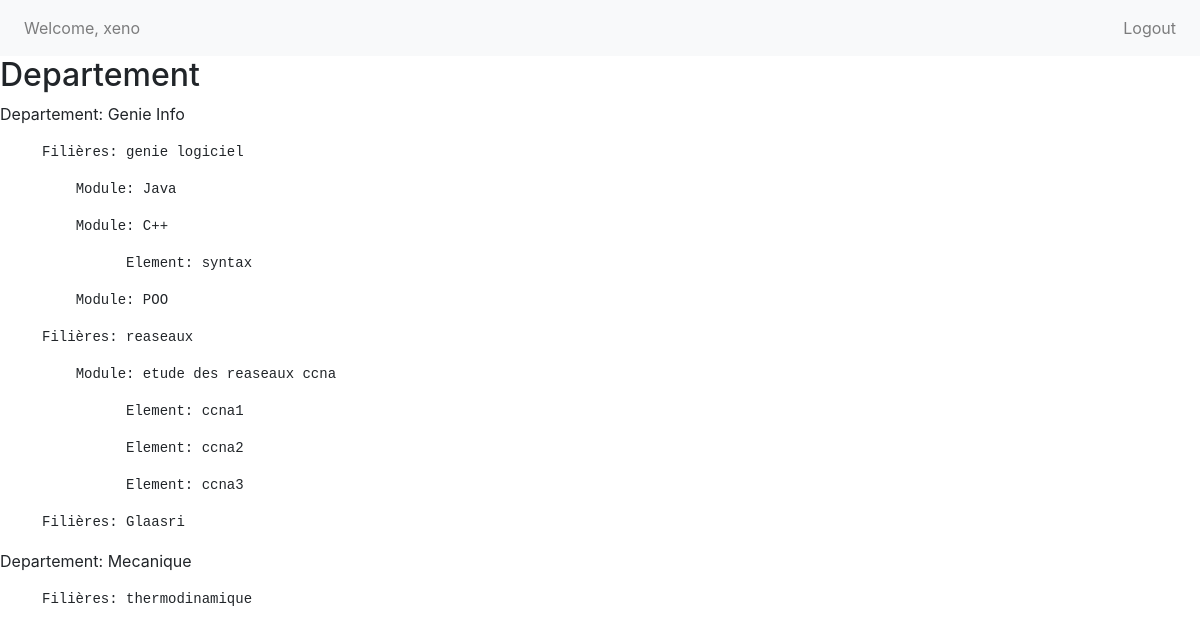
Page / (signed in) on the earlier database version.
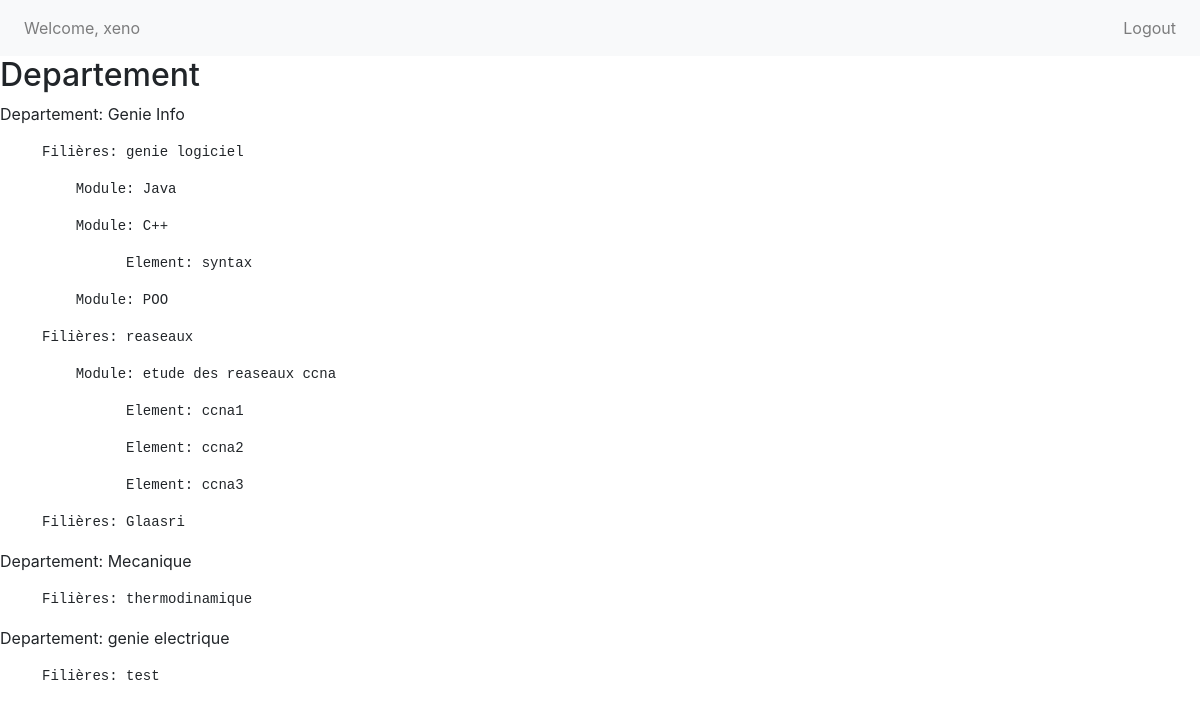
Same page on the later database version.
### PartieAdmin/models.py (models this page shows)
class Departement(models.Model):
    nom = models.CharField(max_length=100)
    def __str__(self):
        return self.nom

class Filiere(models.Model):
    nom = models.CharField(max_length=100)
    departement = models.ForeignKey(Departement, on_delete=models.CASCADE ,related_name='filiers')
    def __str__(self):
        return self.nom

class Module(models.Model):
    nom = models.CharField(max_length=100)
    filiere = models.ForeignKey(Filiere, on_delete=models.CASCADE ,related_name='modules')
    def __str__(self):
        return self.nom

class Element(models.Model):
    nom = models.CharField(max_length=100)
    module = models.ForeignKey(Module, on_delete=models.CASCADE ,related_name='elements')
    def __str__(self):
        return self.nom

### PartieAdmin/views.py (the view)
# urls.py: path('', views.home, name='home'),
@login_required(login_url='PartieAdmin:login')
def home(request):
    departements = Departement.objects.all()
    context = {'departements': departements}
    return render(request, 'PartieAdmin/home.html', context)

### templates/PartieAdmin/home.html (shortened to what this page needs)
{% extends 'PartieAdmin/base.html' %}
{% block sidebar %}
        {% include 'PartieAdmin/navbar.html' %}
{% endblock %}
{% block content %}
 <h2>Departement</h2>
    {% for departement in departements %}
    <p>Departement: {{ departement }}</p>
        {% for filier in departement.filiers.all %}
            <pre>     Filières: {{ filier }}</pre>
                {% for module in filier.modules.all %}
                <pre>         Module: {{ module }}</pre>
                    {% for element in module.elements.all %}
                        <pre>               Element: {{ element }}</pre>
                    {% endfor %}
                {% endfor %}
        {% endfor %}
    {% endfor %}
{% endblock %}

### templates/PartieAdmin/base.html (shortened to what this page needs)
<!DOCTYPE html>
<html lang="en">
<head>
    <link rel="stylesheet" href="https://cdn.jsdelivr.net/npm/bootstrap@4.3.1/dist/css/bootstrap.min.css">
</head>
<body class="h-100">
{% block sidebar %} {{ sidebar }} {% endblock %}
{% block content %} {{ content }} {% endblock %}
</body>
</html>

### templates/PartieAdmin/navbar.html (shortened to what this page needs)
<nav class="navbar navbar-expand-lg navbar-light bg-light">
    <div class="collapse navbar-collapse " id="navbarText">
    <ul class="navbar-nav mr-auto d-flex justify-content-between w-100">
      {% if user.is_authenticated %}
      <li class="nav-item">
        <a class="nav-link" href="">Welcome, {{user.username}}</a>
      </li>
            <li class="nav-item">
            <a class="nav-link" href="/logout">Logout</a>
          </li>
      {% else %}
      <li class="nav-item">
        <a class="nav-link" href="/login">Login</a>
      </li>
      {% endif %}
    </ul>
  </div>
</nav>

Differences in the rows shown:
added Departement: nom "genie electrique"
added Filiere: nom "test", shown under "genie electrique"
